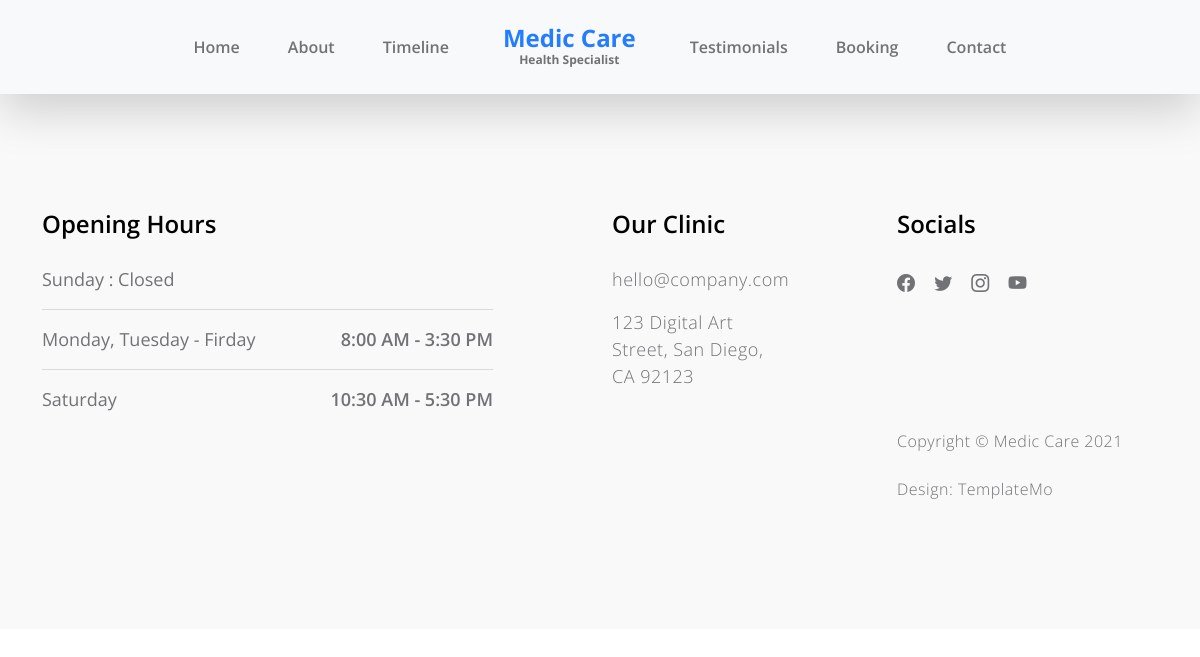
Page /contact/ on the committed database.
### app/models.py (models this page shows, shortened)
class OpeningHours(models.Model):
    title = models.CharField(max_length=60)
    days1 = models.CharField(max_length=60)
    days2 = models.CharField(max_length=60)
    open_time1 = models.CharField(max_length=60)
    open_time2 = models.CharField(max_length=60)
    close_time = models.CharField(max_length=60)
    class Meta:
        verbose_name = "Opening Hours"
        verbose_name_plural = "Opening Hours"

class OurClinic(models.Model):
    title = models.CharField(max_length=50)
    url = models.URLField(max_length=255, blank=True)
    name_url = models.CharField(max_length=250, blank=True, null=True)
    address = models.CharField(max_length=250, blank=True, null=True)
    class Meta:
        verbose_name = "Our Clinic"
        verbose_name_plural = "Our Clinic"

class Socials(models.Model):
    title = models.CharField(max_length=50)
    url = models.URLField(max_length=255, blank=True)
    html_class = models.CharField(max_length=255)
    class Meta:
        verbose_name = "Social"
        verbose_name_plural = "Socials"

class FooterText(models.Model):
    text1 = models.CharField(max_length=255, blank=True, null=True)
    text2 = models.CharField(max_length=255, blank=True, null=True)
    text3 = models.CharField(max_length=255, blank=True, null=True)
    link_url = models.URLField(max_length=200, blank=True, null=True)
    class Meta:
        verbose_name = "Footer Text"
        verbose_name_plural = "Footer Text"

### app/views.py (the view)
# urls.py: path('contact/', views.contact, name="contact"),
def contact(request):
    context = {
        "header_text": HeaderText.objects.all(),
        "footer_text": FooterText.objects.all().first(),
        "opening_hours": OpeningHours.objects.all().first(),
        "our_clinic": OurClinic.objects.all().first(),
        "socials": Socials.objects.all()
    }
    return render(request, "contact.html", context)

### app/templates/contact.html (shortened to what this page needs)
{% extends "base.html" %}
{% load static %}

### app/templates/base.html (shortened to what this page needs)
{% load static %}
<!Doctype html>
<html lang="en">
    <head>
        <link href="{% static "css/bootstrap.min.css"%}" rel="stylesheet" >
        <link href="{% static "css/bootstrap-icons.css" %}" rel="stylesheet">
        <link href="{% static "css/owl.carousel.min.css" %}" rel="stylesheet">
        <link href="{% static "css/owl.theme.default.min.css" %}" rel="stylesheet">
        <link href="{% static "css/templatemo-medic-care.css" %}" rel="stylesheet">
    </head>
    <body id="top">
        <nav class="navbar navbar-expand-lg bg-light fixed-top shadow-lg">
            <div class="container">
                <div class="collapse navbar-collapse" id="navbarNav">
                    <ul class="navbar-nav mx-auto">
                        <li class="nav-item active">
                            <a class="nav-link" href="{% url 'index' %}">Home</a>
                        </li>
                        <li class="nav-item">
                            <a class="nav-link" href="{% url 'about' %}">About</a>
                        </li>
                        <li class="nav-item">
                            <a class="nav-link" href="{% url 'timeline' %}">Timeline</a>
                        </li>
                        <a class="navbar-brand d-none d-lg-block" href="{% url 'index' %}">
                            Medic Care
                            <strong class="d-block">Health Specialist</strong>
                        </a>
                        <li class="nav-item">
                            <a class="nav-link" href="{% url 'testimonials' %}">Testimonials</a>
                        </li>
                        <li class="nav-item">
                            <a class="nav-link" href="{% url 'booking' %}">Booking</a>
                        </li>
                        <li class="nav-item">
                            <a class="nav-link" href="{% url 'contact' %}">Contact</a>
                        </li>
                    </ul>
                </div>
            </div>
        </nav>
        <footer class="site-footer section-padding" id="contact">
            <div class="container">
                <div class="row">
                    <div class="col-lg-5 me-auto col-12">
                        <h5 class="mb-lg-4 mb-3">{{opening_hours.title}}</h5>
                        <ul class="list-group list-group-flush">
                            <li class="list-group-item d-flex">
                              {{opening_hours.close_time}}
                            </li>
                            <li class="list-group-item d-flex">
                              {{opening_hours.days1}}
                                <span>{{opening_hours.open_time1}}</span>
                            </li>
                            <li class="list-group-item d-flex">
                              {{opening_hours.days2}}
                                <span>{{opening_hours.open_time2}}</span>
                            </li>
                        </ul>
                    </div>
                    <div class="col-lg-2 col-md-6 col-12 my-4 my-lg-0">
                        <h5 class="mb-lg-4 mb-3">{{our_clinic.title}}</h5>
                        <p><a href="mailto:hello@company.co">{{our_clinic.name_url}}</a><p>
                        <p>{{our_clinic.address}}</p>
                    </div>
                    <div class="col-lg-3 col-md-6 col-12 ms-auto">
                        <h5 class="mb-lg-4 mb-3">Socials</h5>
                        <ul class="social-icon">
                          {% for social in socials %}
                            <li>
                              <a href="{{social.url}}" target="_blank" title="{{social.title}}">
                                <i class="{{social.html_class}}"></i>
                              </a>
                            </li>
                          {% endfor %}
                        </ul>
                    </div>
                    <div class="col-lg-3 col-12 ms-auto mt-4 mt-lg-0">
                        <p class="copyright-text">{{footer_text.text1}}
                        <br><br>{{footer_text.text2}} <a href="{{footer_text.link_url}}" target="_parent">{{footer_text.text3}}</a></p>
                    </div>
                </div>
        </footer>
    </body>
</html>

### app/static/css/templatemo-medic-care.css (style rules this page uses)
:root { --white-color: #FFFFFF; --primary-color: #247cff; --section-bg-color: #F9F9F9; --dark-color: #000000; --title-color: #565758; --p-color: #717275; --border-color: #eaeaea; --body-font-family: 'Open Sans', sans-serif; --h1-font-size: 48px; --h2-font-size: 36px; --h3-font-size: 32px; --h4-font-size: 28px; --h5-font-size: 24px; --h6-font-size: 22px; --p-font-size: 18px; --menu-font-size: 16px; --font-weight-light: 300; --font-weight-normal: 400; --font-weight-semibold: 600; --font-weight-bold: 700; }
body { background: var(--white-color); font-family: var(--body-font-family); position: relative; padding-top: 94px; }
h2, h3, h4, h5, h6 { color: var(--dark-color); line-height: inherit; }
h1, h2, h3, h4, h5, h6 { font-weight: var(--font-weight-semibold); }
h5 { font-size: var(--h5-font-size); }
p { color: var(--p-color); font-size: var(--p-font-size); font-weight: var(--font-weight-light); letter-spacing: 0.5px; }
a, button { touch-action: manipulation; transition: all 0.3s; }
a { color: var(--p-color); text-decoration: none; }
.section-padding { padding-top: 7rem; padding-bottom: 7rem; }
b, strong { font-weight: var(--font-weight-bold); }
.list-group-item { background-color: transparent; color: var(--p-color); font-size: var(--p-font-size); padding: 1rem 0; }
.list-group-item:first-child { padding-top: 0; }
.list-group-item span { font-weight: var(--font-weight-semibold); margin-left: auto; }
.navbar { padding-top: 20px; padding-bottom: 20px; }
.navbar-brand { color: var(--primary-color); font-size: var(--h5-font-size); font-weight: var(--font-weight-bold); margin: 0 30px; padding: 0; text-align: center; }
.navbar-brand strong { color: var(--p-color); font-size: 12px; position: relative; bottom: 5px; }
.navbar-expand-lg .navbar-nav .nav-link { padding-right: 1.5rem; padding-left: 1.5rem; }
.navbar-nav .nav-link { color: var(--p-color); font-weight: var(--font-weight-semibold); font-size: var(--menu-font-size); padding-top: 15px; padding-bottom: 15px; }
.site-footer { background: var(--section-bg-color); }
.copyright-text { font-size: var(--menu-font-size); }
.social-icon { margin: 0; padding: 0; }
.social-icon li { list-style: none; display: inline-block; vertical-align: top; transition: all 0.3s; }
.social-icon-link { font-size: var(--p-font-size); display: inline-block; vertical-align: top; margin-top: 4px; margin-bottom: 4px; margin-right: 15px; }

### rows in the picture
OpeningHours: title "Opening Hours", close_time "Sunday : Closed", days1 "Monday, Tuesday - Firday", open_time1 "8:00 AM - 3:30 PM", days2 "Saturday", open_time2 "10:30 AM - 5:30 PM"
OurClinic: title "Our Clinic", name_url "hello@company.com", address "123 Digital Art Street, San Diego, CA 92123"
FooterText: text1 "Copyright © Medic Care 2021", text2 "Design:", text3 "TemplateMo"
